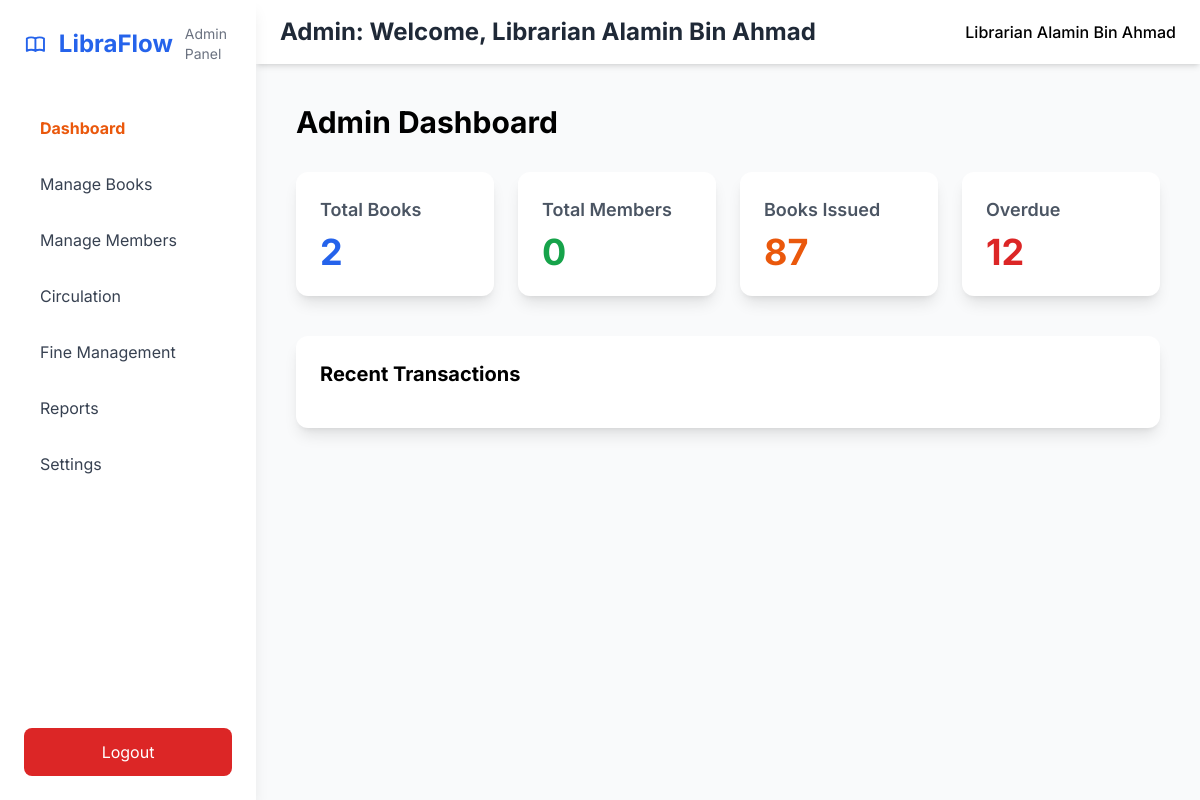
The page /dash/ (signed in) on the database as committed earlier.
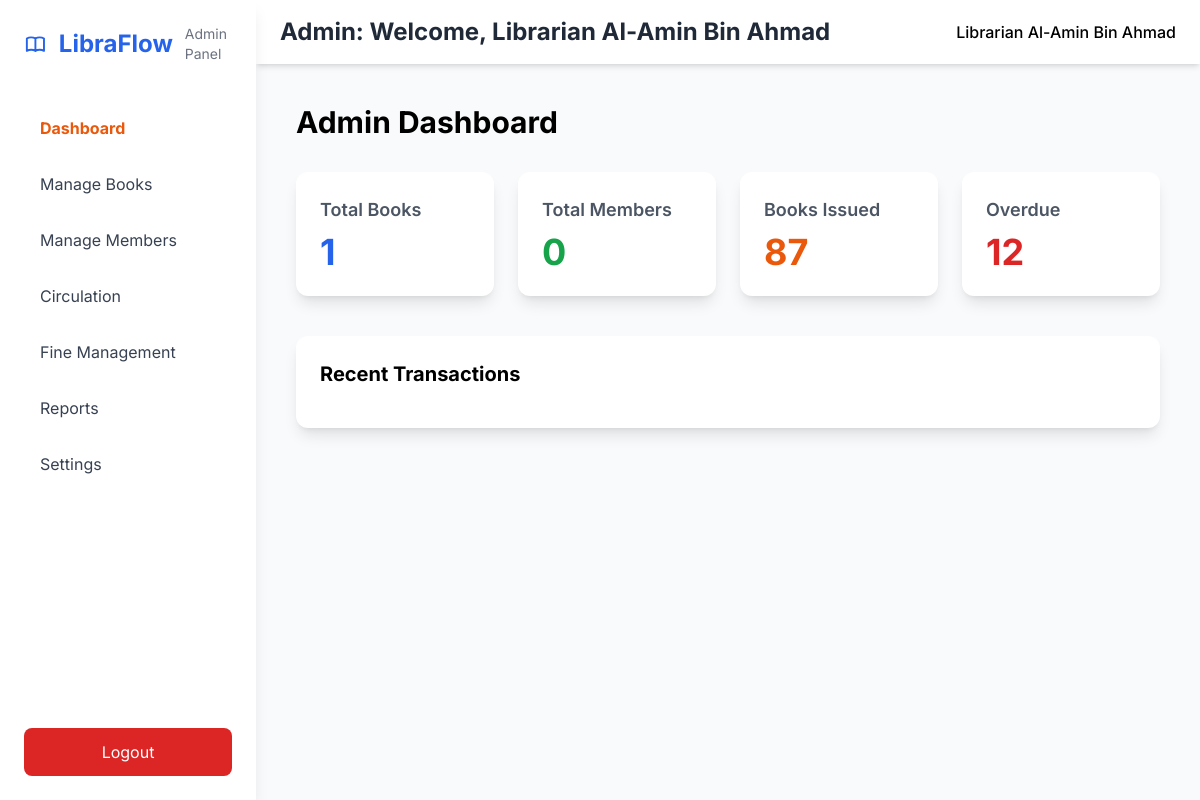
The same page on the database as committed later.
### LYMSApp/models.py (models this page shows, shortened)
class Profile(models.Model):
    user = models.ForeignKey(AuthModel, on_delete=models.CASCADE)
    full_name = models.CharField(max_length=20)
    home_address = models.TextField()

class AuthModel(AbstractUser):
    username = None
    email = models.EmailField(unique=True)
    phone_number = models.CharField(max_length=20, blank=True)
    role = models.CharField(max_length=20)
    USERNAME_FIELD = "email"
    REQUIRED_FIELDS = []
    objects = UserManager()

### LYMSApp/views.py (the view)
# urls.py: path("dash/", views.admin_dash, name="dash"),
@login_required(login_url='/login/')
def admin_dash(request):
    current_user = models.Profile.objects.filter(user=request.user).first()
    total_books = models.Books.objects.all().count()
    total_books_formatted = f"{total_books:,}"
    total_members = models.AuthModel.objects.filter(role="member").count()
    total_members_formatted = f"{total_members:,}"
    context = {
        "current_user": current_user,
        "total_books": total_books_formatted,
        "total_members": total_members_formatted
    }
    return render(request, "Theadmin/dash.html", context)

### templates/Theadmin/dash.html (shortened to what this page needs)
{% extends "Theadmin/base.html" %}
{% block content %}
<h3 class="text-3xl font-bold mb-8">Admin Dashboard</h3>
<div class="grid grid-cols-1 md:grid-cols-4 gap-6 mb-10">
    <div class="bg-white p-6 rounded-xl shadow-lg"><h4 class="text-lg font-semibold text-gray-600">Total Books</h4><p class="text-4xl font-bold text-blue-600 mt-2">{{total_books}}</p></div>
    <div class="bg-white p-6 rounded-xl shadow-lg"><h4 class="text-lg font-semibold text-gray-600">Total Members</h4><p class="text-4xl font-bold text-green-600 mt-2">{{total_members}}</p></div>
    <div class="bg-white p-6 rounded-xl shadow-lg"><h4 class="text-lg font-semibold text-gray-600">Books Issued</h4><p class="text-4xl font-bold text-orange-600 mt-2">87</p></div>
    <div class="bg-white p-6 rounded-xl shadow-lg"><h4 class="text-lg font-semibold text-gray-600">Overdue</h4><p class="text-4xl font-bold text-red-600 mt-2">12</p></div>
</div>
<div class="bg-white rounded-xl shadow-lg p-6"><h4 class="text-xl font-bold mb-4">Recent Transactions</h4>
</div>
{% endblock content %}

### templates/Theadmin/base.html (shortened to what this page needs)
{% load static %}
<!DOCTYPE html>
<html lang="en">
<head>
  <script src="https://cdn.tailwindcss.com"></script>
  <link rel="stylesheet" href="{% static 'css/toast.css' %}">
</head>
<body class="bg-gray-50">
  <div class="min-h-screen flex">
    <aside id="sidebar" class="fixed inset-y-0 left-0 z-40 w-64 bg-white shadow-lg transform -translate-x-full md:translate-x-0 transition-transform duration-300">
      <div class="p-6">
        <div class="flex items-center space-x-3 mb-10">
          <h1 class="text-2xl font-bold text-blue-600">LibraFlow</h1>
          <span class="text-sm text-gray-500 block">Admin Panel</span>
        </div>
        <nav class="space-y-2">
          <a href="/dash/" class="block px-4 py-3 rounded-lg hover:bg-blue-50 text-gray-700 {% if request.path == '/dash/' %}font-bold text-orange-600{% endif %}">Dashboard</a>
          <a href="/manage-books/" class="block px-4 py-3 rounded-lg hover:bg-blue-50 text-gray-700 {% if request.path == '/manage-books/' %}font-bold text-orange-600{% endif %}">Manage Books</a>
          <a href="/manage-members/" class="block px-4 py-3 rounded-lg hover:bg-blue-50 text-gray-700 {% if request.path == '/manage-members/' %}font-bold text-orange-600{% endif %}">Manage Members</a>
          <a href="/circulation/" class="block px-4 py-3 rounded-lg hover:bg-blue-50 text-gray-700 {% if request.path == '/circulation/' %}font-bold text-orange-600{% endif %}">Circulation</a>
          <a href="/fines/" class="block px-4 py-3 rounded-lg hover:bg-blue-50 text-gray-700 {% if request.path == '/fines/' %}font-bold text-orange-600{% endif %}">Fine Management</a>
          <a href="/reports/" class="block px-4 py-3 rounded-lg hover:bg-blue-50 text-gray-700 {% if request.path == '/reports/' %}font-bold text-orange-600{% endif %}">Reports</a>
          <a href="/settings/" class="block px-4 py-3 rounded-lg hover:bg-blue-50 text-gray-700 {% if request.path == '/settings/' %}font-bold text-orange-600{% endif %}">Settings</a>
        </nav>
      </div>
      <div class="absolute bottom-0 w-full p-6">
        <a href="/logout/" class="block px-4 py-3 bg-red-600 text-white rounded-lg text-center hover:bg-red-700 transition">Logout</a>
      </div>
    </aside>
    <div class="flex-1 md:ml-64">
      <header class="bg-white shadow-md px-6 py-4 flex justify-between items-center">
        <h2 class="text-2xl font-bold text-gray-800">{{current_user.user.role|capfirst}}: Welcome, Librarian {{current_user.full_name}}</h2>
        <div class="flex items-center space-x-4">
          <span class="hidden md:block font-medium">Librarian {{current_user.full_name}}</span>
        </div>
      </header>
      <main class="p-6 md:p-10">
        {% block content %}{% endblock content %}
      </main>
    </div>
  </div>
</body>
</html>

Rows that differ between the two databases and show on the page:
changed Profile "Admin": full_name "Alamin Bin Ahmad" → "Al-Amin Bin Ahmad"
Other text that changed with them:
{{ total_books }}: "2" → "1"
